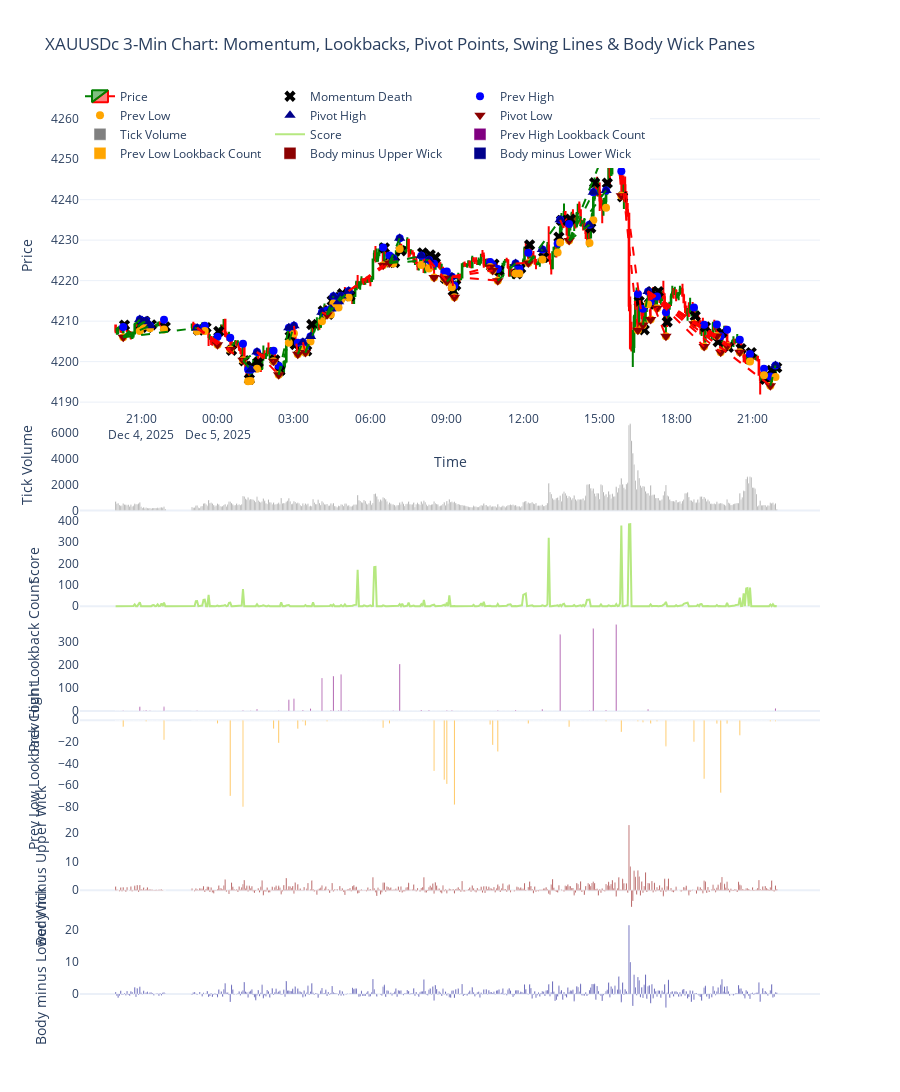

Notebook source saved alongside this figure:
### Code cell
import MetaTrader5 as mt5
import pandas as pd
import numpy as np
import plotly.graph_objects as go
from datetime import datetime, timedelta

# -------------------------
# 1. Initialize MT5
# -------------------------
if not mt5.initialize():
    print("MT5 initialization failed")
    mt5.shutdown()

# -------------------------
# 2. Fetch 3-minute data
# -------------------------
symbol = "XAUUSDc"
timeframe = mt5.TIMEFRAME_M3
n_bars = 500
utc_from = datetime.now() - timedelta(days=5)

rates = mt5.copy_rates_from(symbol, timeframe, utc_from, n_bars)
mt5.shutdown()

# -------------------------
# 3. Convert to DataFrame
# -------------------------
df = pd.DataFrame(rates)
df['time'] = pd.to_datetime(df['time'], unit='s')
df.set_index('time', inplace=True)
df = df[df.index.dayofweek < 5]

# -------------------------
# 4. Body / Wick Calculations (Body-Upper and Body-Lower panes)
# -------------------------
df['body'] = abs(df['close'] - df['open'])
df['upper_wick'] = df['high'] - df[['open','close']].max(axis=1)
df['lower_wick'] = df[['open','close']].min(axis=1) - df['low']
df['body_minus_upper'] = df['body'] - df['upper_wick']
df['body_minus_lower'] = df['body'] - df['lower_wick']

# -------------------------
# 5. Compute Infinite Lookback Score (momentum)
# -------------------------
scores = [0]
for i in range(1, len(df)):
    curr_vol = df['tick_volume'].iloc[i]
    prev_vol = df['tick_volume'].iloc[i - 1]

    if curr_vol <= prev_vol:
        scores.append(0)
        continue

    score = 0
    j = i - 1
    while j >= 0:
        if df['tick_volume'].iloc[j] < curr_vol:
            score += 1
            j -= 1
        else:
            break
    scores.append(score)

df['score'] = scores

# -------------------------
# 6. Detect Momentum Death Points (only if body-minus-upper and body-minus-lower positive)
# -------------------------
momentum_death_x = []
momentum_death_y = []

for i in range(1, len(df)):
    if df['score'].iloc[i - 1] > 0 and df['score'].iloc[i] == 0:
        if df['body_minus_upper'].iloc[i] > 0 and df['body_minus_lower'].iloc[i] > 0:
            momentum_death_x.append(df.index[i])
            momentum_death_y.append(df['close'].iloc[i])

# -------------------------
# 7. Conditional computation of prev high/low and pivots
# -------------------------
if len(momentum_death_x) > 0:
    # Detect prev high/low marks
    prev_high_x = []
    prev_high_y = []
    prev_low_x = []
    prev_low_y = []

    for i in range(1, len(df)):
        if df['score'].iloc[i - 1] > 0 and df['score'].iloc[i] == 0:
            if df['body_minus_upper'].iloc[i] > 0 and df['body_minus_lower'].iloc[i] > 0:
                prev_high_x.append(df.index[i - 1])
                prev_high_y.append(df['high'].iloc[i - 1])
                prev_low_x.append(df.index[i - 1])
                prev_low_y.append(df['low'].iloc[i - 1])

    # Compute Infinite-Left Lookback Count for Prev High
    prev_high_lookback_score = np.zeros(len(df))
    prev_high_indices = [df.index.get_loc(x) for x in prev_high_x]

    for idx in prev_high_indices:
        current_high = df['high'].iloc[idx]
        j = idx - 1
        lookback_count = 0
        while j >= 0:
            if df['low'].iloc[j] <= current_high <= df['high'].iloc[j]:
                break
            lookback_count += 1
            j -= 1
        prev_high_lookback_score[idx] = lookback_count

    df['prev_high_lookback_score'] = prev_high_lookback_score

    # Compute Infinite-Left Lookback Count for Prev Low (negative)
    prev_low_lookback_score = np.zeros(len(df))
    prev_low_indices = [df.index.get_loc(x) for x in prev_low_x]

    for idx in prev_low_indices:
        current_low = df['low'].iloc[idx]
        j = idx - 1
        lookback_count = 0
        while j >= 0:
            if df['low'].iloc[j] <= current_low <= df['high'].iloc[j]:
                break
            lookback_count += 1
            j -= 1
        prev_low_lookback_score[idx] = -lookback_count

    df['prev_low_lookback_score'] = prev_low_lookback_score

    # Determine Pivot Highs and Lows
    pivot_high_x = []
    pivot_high_y = []
    pivot_low_x = []
    pivot_low_y = []

    for i in range(len(df)):
        ph_score = df['prev_high_lookback_score'].iloc[i]
        pl_score = abs(df['prev_low_lookback_score'].iloc[i])

        if ph_score > pl_score and ph_score != 0:
            pivot_high_x.append(df.index[i])
            pivot_high_y.append(df['high'].iloc[i])
        elif pl_score > ph_score and pl_score != 0:
            pivot_low_x.append(df.index[i])
            pivot_low_y.append(df['low'].iloc[i])

    # Connect Pivot Points with Break Lines
    swing_lines = []

    pivot_points = sorted(
        [(x, y, 'high') for x, y in zip(pivot_high_x, pivot_high_y)] +
        [(x, y, 'low') for x, y in zip(pivot_low_x, pivot_low_y)],
        key=lambda t: t[0]
    )

    for i in range(len(pivot_points)):
        curr_time, curr_price, curr_type = pivot_points[i]

        for j in range(i - 1, -1, -1):
            prev_time, prev_price, prev_type = pivot_points[j]
            if prev_type != curr_type:
                line_color = 'green' if curr_type == 'high' else 'red'
                swing_lines.append({
                    'x0': prev_time, 'y0': prev_price,
                    'x1': curr_time, 'y1': curr_price,
                    'color': line_color
                })
                break
else:
    # No Momentum Death → no prev highs/lows/pivots
    prev_high_x = prev_high_y = prev_low_x = prev_low_y = []
    pivot_high_x = pivot_high_y = pivot_low_x = pivot_low_y = []
    swing_lines = []
    df['prev_high_lookback_score'] = np.zeros(len(df))
    df['prev_low_lookback_score'] = np.zeros(len(df))

# -------------------------
# 8. Plot 7-pane chart
# -------------------------
fig = go.Figure()

# Price pane
fig.add_trace(go.Candlestick(
    x=df.index,
    open=df['open'],
    high=df['high'],
    low=df['low'],
    close=df['close'],
    name='Price',
    increasing_line_color='green',
    decreasing_line_color='red'
))

# Momentum-death markers
fig.add_trace(go.Scatter(
    x=momentum_death_x,
    y=momentum_death_y,
    mode='markers',
    name='Momentum Death',
    marker=dict(size=10, color='black', symbol='x'),
    yaxis='y'
))

# Prev high/low circles
fig.add_trace(go.Scatter(
    x=prev_high_x,
    y=prev_high_y,
    mode='markers',
    name='Prev High',
    marker=dict(size=8, color='blue', symbol='circle'),
    yaxis='y'
))
fig.add_trace(go.Scatter(
    x=prev_low_x,
    y=prev_low_y,
    mode='markers',
    name='Prev Low',
    marker=dict(size=8, color='orange', symbol='circle'),
    yaxis='y'
))

# Pivot markers
fig.add_trace(go.Scatter(
    x=pivot_high_x,
    y=pivot_high_y,
    mode='markers',
    name='Pivot High',
    marker=dict(size=10, color='darkblue', symbol='triangle-up'),
    yaxis='y'
))
fig.add_trace(go.Scatter(
    x=pivot_low_x,
    y=pivot_low_y,
    mode='markers',
    name='Pivot Low',
    marker=dict(size=10, color='darkred', symbol='triangle-down'),
    yaxis='y'
))

# Add swing/break lines
for line in swing_lines:
    fig.add_shape(
        type='line',
        x0=line['x0'], y0=line['y0'],
        x1=line['x1'], y1=line['y1'],
        line=dict(color=line['color'], width=2, dash='dash'),
        xref='x', yref='y'
    )

# Tick Volume pane
fig.add_trace(go.Bar(
    x=df.index,
    y=df['tick_volume'],
    name='Tick Volume',
    marker_color='gray',
    yaxis='y2'
))

# Momentum score pane
fig.add_trace(go.Scatter(
    x=df.index,
    y=df['score'],
    mode='lines',
    name='Score',
    marker=dict(size=4),
    yaxis='y3'
))

# Prev High Lookback Count pane
fig.add_trace(go.Bar(
    x=df.index,
    y=df['prev_high_lookback_score'],
    name='Prev High Lookback Count',
    marker_color='purple',
    yaxis='y4'
))

# Prev Low Lookback Count pane
fig.add_trace(go.Bar(
    x=df.index,
    y=df['prev_low_lookback_score'],
    name='Prev Low Lookback Count',
    marker_color='orange',
    yaxis='y5'
))

# Body minus Upper Wick pane
fig.add_trace(go.Bar(
    x=df.index,
    y=df['body_minus_upper'],
    name='Body minus Upper Wick',
    marker_color='darkred',
    yaxis='y6'
))

# Body minus Lower Wick pane
fig.add_trace(go.Bar(
    x=df.index,
    y=df['body_minus_lower'],
    name='Body minus Lower Wick',
    marker_color='darkblue',
    yaxis='y7'
))

# Layout
fig.update_layout(
    template='plotly_white',
    title='XAUUSDc 3-Min Chart: Momentum, Lookbacks, Pivot Points, Swing Lines & Body Wick Panes',
    xaxis=dict(title='Time', rangeslider=dict(visible=False)),

    yaxis=dict(title='Price', domain=[0.66, 1]),
    yaxis2=dict(title='Tick Volume', domain=[0.55, 0.65], showgrid=False),
    yaxis3=dict(title='Score', domain=[0.44, 0.54], showgrid=False),
    yaxis4=dict(title='Prev High Lookback Count', domain=[0.33, 0.43], showgrid=False),
    yaxis5=dict(title='Prev Low Lookback Count', domain=[0.22, 0.32], showgrid=False),
    yaxis6=dict(title='Body minus Upper Wick', domain=[0.11, 0.21], showgrid=False),
    yaxis7=dict(title='Body minus Lower Wick', domain=[0.00, 0.10], showgrid=False),

    height=1400,
    legend=dict(orientation='h', y=1.02, x=0)
)

fig.show()

### Figure 1 — Plotly figure (JSON) as saved in the notebook; plotly's stock layout.template omitted (floating-point values rounded to 4 significant figures; data arrays with more than 128 entries replaced by an {"elided": "..."} marker saying what was removed)
{"data": [{"close": {"elided": "500 float values"}, "decreasing": {"line": {"color": "red"}}, "high": {"elided": "500 float values"}, "increasing": {"line": {"color": "green"}}, "low": {"elided": "500 float values"}, "name": "Price", "open": {"elided": "500 float values"}, "type": "candlestick", "x": {"elided": "500 str values"}}, {"marker": {"color": "black", "size": 10, "symbol": "x"}, "mode": "markers", "name": "Momentum Death", "type": "scatter", "x": ["2025-12-04T20:21:00", "2025-12-04T21:00:00", "2025-12-04T21:09:00", "2025-12-04T21:15:00", "2025-12-04T21:24:00", "2025-12-04T21:57:00", "2025-12-04T23:15:00", "2025-12-04T23:33:00", "2025-12-05T00:03:00", "2025-12-05T00:33:00", "2025-12-05T01:03:00", "2025-12-05T01:15:00", "2025-12-05T01:21:00", "2025-12-05T01:36:00", "2025-12-05T02:15:00", "2025-12-05T02:27:00", "2025-12-05T02:51:00", "2025-12-05T03:03:00", "2025-12-05T03:12:00", "2025-12-05T03:24:00", "2025-12-05T03:30:00", "2025-12-05T03:42:00", "2025-12-05T04:09:00", "2025-12-05T04:21:00", "2025-12-05T04:30:00", "2025-12-05T04:36:00", "2025-12-05T04:48:00", "2025-12-05T04:54:00", "2025-12-05T05:12:00", "2025-12-05T06:33:00", "2025-12-05T06:48:00", "2025-12-05T06:57:00", "2025-12-05T07:12:00", "2025-12-05T08:03:00", "2025-12-05T08:21:00", "2025-12-05T08:33:00", "2025-12-05T08:57:00", "2025-12-05T09:03:00", "2025-12-05T09:15:00", "2025-12-05T09:21:00", "2025-12-05T10:45:00", "2025-12-05T10:51:00", "2025-12-05T11:03:00", "2025-12-05T11:45:00", "2025-12-05T11:54:00", "2025-12-05T12:15:00", "2025-12-05T12:48:00", "2025-12-05T13:24:00", "2025-12-05T13:30:00", "2025-12-05T13:51:00", "2025-12-05T14:39:00", "2025-12-05T14:48:00", "2025-12-05T15:18:00", "2025-12-05T15:42:00", "2025-12-05T15:54:00", "2025-12-05T16:33:00", "2025-12-05T16:45:00", "2025-12-05T16:57:00", "2025-12-05T17:03:00", "2025-12-05T17:18:00", "2025-12-05T17:39:00", "2025-12-05T18:45:00", "2025-12-05T19:09:00", "2025-12-05T19:39:00", "2025-12-05T19:48:00", "2025-12-05T20:03:00", "2025-12-05T20:33:00", "2025-12-05T20:57:00", "2025-12-05T21:30:00", "2025-12-05T21:45:00", "2025-12-05T21:57:00"], "y": [4209.0, 4209.0, 4210.0, 4208.0, 4209.0, 4209.0, 4208.0, 4208.0, 4207.0, 4203.0, 4200.0, 4196.0, 4199.0, 4200.0, 4200.0, 4198.0, 4206.0, 4204.0, 4203.0, 4203.0, 4203.0, 4209.0, 4213.0, 4212.0, 4215.0, 4214.0, 4216.0, 4217.0, 4216.0, 4228.0, 4225.0, 4224.0, 4227.0, 4227.0, 4226.0, 4226.0, 4221.0, 4220.0, 4217.0, 4219.0, 4224.0, 4224.0, 4222.0, 4222.0, 4223.0, 4229.0, 4226.0, 4231.0, 4235.0, 4235.0, 4233.0, 4244.0, 4244.0, 4254.0, 4241.0, 4215.0, 4208.0, 4214.0, 4217.0, 4217.0, 4210.0, 4211.0, 4209.0, 4205.0, 4207.0, 4204.0, 4203.0, 4202.0, 4196.0, 4198.0, 4199.0], "yaxis": "y"}, {"marker": {"color": "blue", "size": 8, "symbol": "circle"}, "mode": "markers", "name": "Prev High", "type": "scatter", "x": ["2025-12-04T20:18:00", "2025-12-04T20:57:00", "2025-12-04T21:06:00", "2025-12-04T21:12:00", "2025-12-04T21:21:00", "2025-12-04T21:54:00", "2025-12-04T23:12:00", "2025-12-04T23:30:00", "2025-12-05T00:00:00", "2025-12-05T00:30:00", "2025-12-05T01:00:00", "2025-12-05T01:12:00", "2025-12-05T01:18:00", "2025-12-05T01:33:00", "2025-12-05T02:12:00", "2025-12-05T02:24:00", "2025-12-05T02:48:00", "2025-12-05T03:00:00", "2025-12-05T03:09:00", "2025-12-05T03:21:00", "2025-12-05T03:27:00", "2025-12-05T03:39:00", "2025-12-05T04:06:00", "2025-12-05T04:18:00", "2025-12-05T04:27:00", "2025-12-05T04:33:00", "2025-12-05T04:45:00", "2025-12-05T04:51:00", "2025-12-05T05:09:00", "2025-12-05T06:30:00", "2025-12-05T06:45:00", "2025-12-05T06:54:00", "2025-12-05T07:09:00", "2025-12-05T08:00:00", "2025-12-05T08:18:00", "2025-12-05T08:30:00", "2025-12-05T08:54:00", "2025-12-05T09:00:00", "2025-12-05T09:12:00", "2025-12-05T09:18:00", "2025-12-05T10:42:00", "2025-12-05T10:48:00", "2025-12-05T11:00:00", "2025-12-05T11:42:00", "2025-12-05T11:51:00", "2025-12-05T12:12:00", "2025-12-05T12:45:00", "2025-12-05T13:21:00", "2025-12-05T13:27:00", "2025-12-05T13:48:00", "2025-12-05T14:36:00", "2025-12-05T14:45:00", "2025-12-05T15:15:00", "2025-12-05T15:39:00", "2025-12-05T15:51:00", "2025-12-05T16:30:00", "2025-12-05T16:42:00", "2025-12-05T16:54:00", "2025-12-05T17:00:00", "2025-12-05T17:15:00", "2025-12-05T17:36:00", "2025-12-05T18:42:00", "2025-12-05T19:06:00", "2025-12-05T19:36:00", "2025-12-05T19:45:00", "2025-12-05T20:00:00", "2025-12-05T20:30:00", "2025-12-05T20:54:00", "2025-12-05T21:27:00", "2025-12-05T21:42:00", "2025-12-05T21:54:00"], "y": [4209.0, 4210.0, 4210.0, 4210.0, 4209.0, 4210.0, 4208.0, 4209.0, 4206.0, 4206.0, 4204.0, 4198.0, 4198.0, 4202.0, 4203.0, 4199.0, 4208.0, 4209.0, 4205.0, 4205.0, 4204.0, 4206.0, 4212.0, 4213.0, 4213.0, 4216.0, 4215.0, 4216.0, 4217.0, 4228.0, 4226.0, 4226.0, 4230.0, 4226.0, 4225.0, 4224.0, 4222.0, 4222.0, 4221.0, 4219.0, 4225.0, 4224.0, 4223.0, 4224.0, 4223.0, 4227.0, 4228.0, 4229.0, 4235.0, 4234.0, 4234.0, 4242.0, 4242.0, 4259.0, 4247.0, 4217.0, 4213.0, 4217.0, 4215.0, 4216.0, 4212.0, 4213.0, 4209.0, 4209.0, 4206.0, 4208.0, 4205.0, 4202.0, 4198.0, 4196.0, 4199.0], "yaxis": "y"}, {"marker": {"color": "orange", "size": 8, "symbol": "circle"}, "mode": "markers", "name": "Prev Low", "type": "scatter", "x": ["2025-12-04T20:18:00", "2025-12-04T20:57:00", "2025-12-04T21:06:00", "2025-12-04T21:12:00", "2025-12-04T21:21:00", "2025-12-04T21:54:00", "2025-12-04T23:12:00", "2025-12-04T23:30:00", "2025-12-05T00:00:00", "2025-12-05T00:30:00", "2025-12-05T01:00:00", "2025-12-05T01:12:00", "2025-12-05T01:18:00", "2025-12-05T01:33:00", "2025-12-05T02:12:00", "2025-12-05T02:24:00", "2025-12-05T02:48:00", "2025-12-05T03:00:00", "2025-12-05T03:09:00", "2025-12-05T03:21:00", "2025-12-05T03:27:00", "2025-12-05T03:39:00", "2025-12-05T04:06:00", "2025-12-05T04:18:00", "2025-12-05T04:27:00", "2025-12-05T04:33:00", "2025-12-05T04:45:00", "2025-12-05T04:51:00", "2025-12-05T05:09:00", "2025-12-05T06:30:00", "2025-12-05T06:45:00", "2025-12-05T06:54:00", "2025-12-05T07:09:00", "2025-12-05T08:00:00", "2025-12-05T08:18:00", "2025-12-05T08:30:00", "2025-12-05T08:54:00", "2025-12-05T09:00:00", "2025-12-05T09:12:00", "2025-12-05T09:18:00", "2025-12-05T10:42:00", "2025-12-05T10:48:00", "2025-12-05T11:00:00", "2025-12-05T11:42:00", "2025-12-05T11:51:00", "2025-12-05T12:12:00", "2025-12-05T12:45:00", "2025-12-05T13:21:00", "2025-12-05T13:27:00", "2025-12-05T13:48:00", "2025-12-05T14:36:00", "2025-12-05T14:45:00", "2025-12-05T15:15:00", "2025-12-05T15:39:00", "2025-12-05T15:51:00", "2025-12-05T16:30:00", "2025-12-05T16:42:00", "2025-12-05T16:54:00", "2025-12-05T17:00:00", "2025-12-05T17:15:00", "2025-12-05T17:36:00", "2025-12-05T18:42:00", "2025-12-05T19:06:00", "2025-12-05T19:36:00", "2025-12-05T19:45:00", "2025-12-05T20:00:00", "2025-12-05T20:30:00", "2025-12-05T20:54:00", "2025-12-05T21:27:00", "2025-12-05T21:42:00", "2025-12-05T21:54:00"], "y": [4206.0, 4208.0, 4209.0, 4209.0, 4208.0, 4208.0, 4208.0, 4208.0, 4204.0, 4203.0, 4200.0, 4195.0, 4195.0, 4198.0, 4200.0, 4197.0, 4205.0, 4207.0, 4202.0, 4203.0, 4202.0, 4205.0, 4210.0, 4212.0, 4212.0, 4214.0, 4213.0, 4215.0, 4216.0, 4224.0, 4224.0, 4224.0, 4228.0, 4224.0, 4223.0, 4221.0, 4221.0, 4220.0, 4218.0, 4216.0, 4223.0, 4223.0, 4220.0, 4222.0, 4222.0, 4224.0, 4225.0, 4227.0, 4229.0, 4230.0, 4229.0, 4235.0, 4238.0, 4256.0, 4241.0, 4208.0, 4209.0, 4214.0, 4210.0, 4213.0, 4206.0, 4209.0, 4204.0, 4206.0, 4202.0, 4204.0, 4202.0, 4200.0, 4197.0, 4194.0, 4196.0], "yaxis": "y"}, {"marker": {"color": "darkblue", "size": 10, "symbol": "triangle-up"}, "mode": "markers", "name": "Pivot High", "type": "scatter", "x": ["2025-12-04T20:57:00", "2025-12-04T21:06:00", "2025-12-04T21:12:00", "2025-12-04T21:21:00", "2025-12-04T23:12:00", "2025-12-05T01:18:00", "2025-12-05T01:33:00", "2025-12-05T02:48:00", "2025-12-05T03:00:00", "2025-12-05T03:21:00", "2025-12-05T03:39:00", "2025-12-05T04:06:00", "2025-12-05T04:27:00", "2025-12-05T04:33:00", "2025-12-05T04:45:00", "2025-12-05T04:51:00", "2025-12-05T05:09:00", "2025-12-05T06:54:00", "2025-12-05T07:09:00", "2025-12-05T08:00:00", "2025-12-05T08:18:00", "2025-12-05T09:12:00", "2025-12-05T11:42:00", "2025-12-05T12:45:00", "2025-12-05T13:27:00", "2025-12-05T14:36:00", "2025-12-05T14:45:00", "2025-12-05T15:15:00", "2025-12-05T15:39:00", "2025-12-05T16:54:00", "2025-12-05T21:54:00"], "y": [4210.0, 4210.0, 4210.0, 4209.0, 4208.0, 4198.0, 4202.0, 4208.0, 4209.0, 4205.0, 4206.0, 4212.0, 4213.0, 4216.0, 4215.0, 4216.0, 4217.0, 4226.0, 4230.0, 4226.0, 4225.0, 4221.0, 4224.0, 4228.0, 4235.0, 4234.0, 4242.0, 4242.0, 4259.0, 4217.0, 4199.0], "yaxis": "y"}, {"marker": {"color": "darkred", "size": 10, "symbol": "triangle-down"}, "mode": "markers", "name": "Pivot Low", "type": "scatter", "x": ["2025-12-04T20:18:00", "2025-12-05T00:00:00", "2025-12-05T00:30:00", "2025-12-05T01:00:00", "2025-12-05T02:12:00", "2025-12-05T02:24:00", "2025-12-05T03:09:00", "2025-12-05T03:27:00", "2025-12-05T04:18:00", "2025-12-05T06:30:00", "2025-12-05T06:45:00", "2025-12-05T08:30:00", "2025-12-05T08:54:00", "2025-12-05T09:00:00", "2025-12-05T09:18:00", "2025-12-05T10:42:00", "2025-12-05T10:48:00", "2025-12-05T11:00:00", "2025-12-05T12:12:00", "2025-12-05T13:48:00", "2025-12-05T15:51:00", "2025-12-05T16:30:00", "2025-12-05T16:42:00", "2025-12-05T17:00:00", "2025-12-05T17:15:00", "2025-12-05T17:36:00", "2025-12-05T18:42:00", "2025-12-05T19:06:00", "2025-12-05T19:36:00", "2025-12-05T19:45:00", "2025-12-05T20:00:00", "2025-12-05T20:30:00", "2025-12-05T21:42:00"], "y": [4206.0, 4204.0, 4203.0, 4200.0, 4200.0, 4197.0, 4202.0, 4202.0, 4212.0, 4224.0, 4224.0, 4221.0, 4221.0, 4220.0, 4216.0, 4223.0, 4223.0, 4220.0, 4224.0, 4230.0, 4241.0, 4208.0, 4209.0, 4210.0, 4213.0, 4206.0, 4209.0, 4204.0, 4206.0, 4202.0, 4204.0, 4202.0, 4194.0], "yaxis": "y"}, {"marker": {"color": "gray"}, "name": "Tick Volume", "type": "bar", "x": {"elided": "500 str values"}, "y": {"elided": "500 int values"}, "yaxis": "y2"}, {"marker": {"size": 4}, "mode": "lines", "name": "Score", "type": "scatter", "x": {"elided": "500 str values"}, "y": {"elided": "500 int values"}, "yaxis": "y3"}, {"marker": {"color": "purple"}, "name": "Prev High Lookback Count", "type": "bar", "x": {"elided": "500 str values"}, "y": {"elided": "500 float values"}, "yaxis": "y4"}, {"marker": {"color": "orange"}, "name": "Prev Low Lookback Count", "type": "bar", "x": {"elided": "500 str values"}, "y": {"elided": "500 float values"}, "yaxis": "y5"}, {"marker": {"color": "darkred"}, "name": "Body minus Upper Wick", "type": "bar", "x": {"elided": "500 str values"}, "y": {"elided": "500 float values"}, "yaxis": "y6"}, {"marker": {"color": "darkblue"}, "name": "Body minus Lower Wick", "type": "bar", "x": {"elided": "500 str values"}, "y": {"elided": "500 float values"}, "yaxis": "y7"}], "layout": {"height": 1400, "legend": {"orientation": "h", "x": 0, "y": 1.02}, "shapes": [{"line": {"color": "green", "dash": "dash", "width": 2}, "type": "line", "x0": "2025-12-04T20:18:00", "x1": "2025-12-04T20:57:00", "xref": "x", "y0": 4206.0, "y1": 4210.0, "yref": "y"}, {"line": {"color": "green", "dash": "dash", "width": 2}, "type": "line", "x0": "2025-12-04T20:18:00", "x1": "2025-12-04T21:06:00", "xref": "x", "y0": 4206.0, "y1": 4210.0, "yref": "y"}, {"line": {"color": "green", "dash": "dash", "width": 2}, "type": "line", "x0": "2025-12-04T20:18:00", "x1": "2025-12-04T21:12:00", "xref": "x", "y0": 4206.0, "y1": 4210.0, "yref": "y"}, {"line": {"color": "green", "dash": "dash", "width": 2}, "type": "line", "x0": "2025-12-04T20:18:00", "x1": "2025-12-04T21:21:00", "xref": "x", "y0": 4206.0, "y1": 4209.0, "yref": "y"}, {"line": {"color": "green", "dash": "dash", "width": 2}, "type": "line", "x0": "2025-12-04T20:18:00", "x1": "2025-12-04T23:12:00", "xref": "x", "y0": 4206.0, "y1": 4208.0, "yref": "y"}, {"line": {"color": "red", "dash": "dash", "width": 2}, "type": "line", "x0": "2025-12-04T23:12:00", "x1": "2025-12-05T00:00:00", "xref": "x", "y0": 4208.0, "y1": 4204.0, "yref": "y"}, {"line": {"color": "red", "dash": "dash", "width": 2}, "type": "line", "x0": "2025-12-04T23:12:00", "x1": "2025-12-05T00:30:00", "xref": "x", "y0": 4208.0, "y1": 4203.0, "yref": "y"}, {"line": {"color": "red", "dash": "dash", "width": 2}, "type": "line", "x0": "2025-12-04T23:12:00", "x1": "2025-12-05T01:00:00", "xref": "x", "y0": 4208.0, "y1": 4200.0, "yref": "y"}, {"line": {"color": "green", "dash": "dash", "width": 2}, "type": "line", "x0": "2025-12-05T01:00:00", "x1": "2025-12-05T01:18:00", "xref": "x", "y0": 4200.0, "y1": 4198.0, "yref": "y"}, {"line": {"color": "green", "dash": "dash", "width": 2}, "type": "line", "x0": "2025-12-05T01:00:00", "x1": "2025-12-05T01:33:00", "xref": "x", "y0": 4200.0, "y1": 4202.0, "yref": "y"}, {"line": {"color": "red", "dash": "dash", "width": 2}, "type": "line", "x0": "2025-12-05T01:33:00", "x1": "2025-12-05T02:12:00", "xref": "x", "y0": 4202.0, "y1": 4200.0, "yref": "y"}, {"line": {"color": "red", "dash": "dash", "width": 2}, "type": "line", "x0": "2025-12-05T01:33:00", "x1": "2025-12-05T02:24:00", "xref": "x", "y0": 4202.0, "y1": 4197.0, "yref": "y"}, {"line": {"color": "green", "dash": "dash", "width": 2}, "type": "line", "x0": "2025-12-05T02:24:00", "x1": "2025-12-05T02:48:00", "xref": "x", "y0": 4197.0, "y1": 4208.0, "yref": "y"}, {"line": {"color": "green", "dash": "dash", "width": 2}, "type": "line", "x0": "2025-12-05T02:24:00", "x1": "2025-12-05T03:00:00", "xref": "x", "y0": 4197.0, "y1": 4209.0, "yref": "y"}, {"line": {"color": "red", "dash": "dash", "width": 2}, "type": "line", "x0": "2025-12-05T03:00:00", "x1": "2025-12-05T03:09:00", "xref": "x", "y0": 4209.0, "y1": 4202.0, "yref": "y"}, {"line": {"color": "green", "dash": "dash", "width": 2}, "type": "line", "x0": "2025-12-05T03:09:00", "x1": "2025-12-05T03:21:00", "xref": "x", "y0": 4202.0, "y1": 4205.0, "yref": "y"}, {"line": {"color": "red", "dash": "dash", "width": 2}, "type": "line", "x0": "2025-12-05T03:21:00", "x1": "2025-12-05T03:27:00", "xref": "x", "y0": 4205.0, "y1": 4202.0, "yref": "y"}, {"line": {"color": "green", "dash": "dash", "width": 2}, "type": "line", "x0": "2025-12-05T03:27:00", "x1": "2025-12-05T03:39:00", "xref": "x", "y0": 4202.0, "y1": 4206.0, "yref": "y"}, {"line": {"color": "green", "dash": "dash", "width": 2}, "type": "line", "x0": "2025-12-05T03:27:00", "x1": "2025-12-05T04:06:00", "xref": "x", "y0": 4202.0, "y1": 4212.0, "yref": "y"}, {"line": {"color": "red", "dash": "dash", "width": 2}, "type": "line", "x0": "2025-12-05T04:06:00", "x1": "2025-12-05T04:18:00", "xref": "x", "y0": 4212.0, "y1": 4212.0, "yref": "y"}, {"line": {"color": "green", "dash": "dash", "width": 2}, "type": "line", "x0": "2025-12-05T04:18:00", "x1": "2025-12-05T04:27:00", "xref": "x", "y0": 4212.0, "y1": 4213.0, "yref": "y"}, {"line": {"color": "green", "dash": "dash", "width": 2}, "type": "line", "x0": "2025-12-05T04:18:00", "x1": "2025-12-05T04:33:00", "xref": "x", "y0": 4212.0, "y1": 4216.0, "yref": "y"}, {"line": {"color": "green", "dash": "dash", "width": 2}, "type": "line", "x0": "2025-12-05T04:18:00", "x1": "2025-12-05T04:45:00", "xref": "x", "y0": 4212.0, "y1": 4215.0, "yref": "y"}, {"line": {"color": "green", "dash": "dash", "width": 2}, "type": "line", "x0": "2025-12-05T04:18:00", "x1": "2025-12-05T04:51:00", "xref": "x", "y0": 4212.0, "y1": 4216.0, "yref": "y"}, {"line": {"color": "green", "dash": "dash", "width": 2}, "type": "line", "x0": "2025-12-05T04:18:00", "x1": "2025-12-05T05:09:00", "xref": "x", "y0": 4212.0, "y1": 4217.0, "yref": "y"}, {"line": {"color": "red", "dash": "dash", "width": 2}, "type": "line", "x0": "2025-12-05T05:09:00", "x1": "2025-12-05T06:30:00", "xref": "x", "y0": 4217.0, "y1": 4224.0, "yref": "y"}, {"line": {"color": "red", "dash": "dash", "width": 2}, "type": "line", "x0": "2025-12-05T05:09:00", "x1": "2025-12-05T06:45:00", "xref": "x", "y0": 4217.0, "y1": 4224.0, "yref": "y"}, {"line": {"color": "green", "dash": "dash", "width": 2}, "type": "line", "x0": "2025-12-05T06:45:00", "x1": "2025-12-05T06:54:00", "xref": "x", "y0": 4224.0, "y1": 4226.0, "yref": "y"}, {"line": {"color": "green", "dash": "dash", "width": 2}, "type": "line", "x0": "2025-12-05T06:45:00", "x1": "2025-12-05T07:09:00", "xref": "x", "y0": 4224.0, "y1": 4230.0, "yref": "y"}, {"line": {"color": "green", "dash": "dash", "width": 2}, "type": "line", "x0": "2025-12-05T06:45:00", "x1": "2025-12-05T08:00:00", "xref": "x", "y0": 4224.0, "y1": 4226.0, "yref": "y"}, {"line": {"color": "green", "dash": "dash", "width": 2}, "type": "line", "x0": "2025-12-05T06:45:00", "x1": "2025-12-05T08:18:00", "xref": "x", "y0": 4224.0, "y1": 4225.0, "yref": "y"}, {"line": {"color": "red", "dash": "dash", "width": 2}, "type": "line", "x0": "2025-12-05T08:18:00", "x1": "2025-12-05T08:30:00", "xref": "x", "y0": 4225.0, "y1": 4221.0, "yref": "y"}, {"line": {"color": "red", "dash": "dash", "width": 2}, "type": "line", "x0": "2025-12-05T08:18:00", "x1": "2025-12-05T08:54:00", "xref": "x", "y0": 4225.0, "y1": 4221.0, "yref": "y"}, {"line": {"color": "red", "dash": "dash", "width": 2}, "type": "line", "x0": "2025-12-05T08:18:00", "x1": "2025-12-05T09:00:00", "xref": "x", "y0": 4225.0, "y1": 4220.0, "yref": "y"}, {"line": {"color": "green", "dash": "dash", "width": 2}, "type": "line", "x0": "2025-12-05T09:00:00", "x1": "2025-12-05T09:12:00", "xref": "x", "y0": 4220.0, "y1": 4221.0, "yref": "y"}, {"line": {"color": "red", "dash": "dash", "width": 2}, "type": "line", "x0": "2025-12-05T09:12:00", "x1": "2025-12-05T09:18:00", "xref": "x", "y0": 4221.0, "y1": 4216.0, "yref": "y"}, {"line": {"color": "red", "dash": "dash", "width": 2}, "type": "line", "x0": "2025-12-05T09:12:00", "x1": "2025-12-05T10:42:00", "xref": "x", "y0": 4221.0, "y1": 4223.0, "yref": "y"}, {"line": {"color": "red", "dash": "dash", "width": 2}, "type": "line", "x0": "2025-12-05T09:12:00", "x1": "2025-12-05T10:48:00", "xref": "x", "y0": 4221.0, "y1": 4223.0, "yref": "y"}, {"line": {"color": "red", "dash": "dash", "width": 2}, "type": "line", "x0": "2025-12-05T09:12:00", "x1": "2025-12-05T11:00:00", "xref": "x", "y0": 4221.0, "y1": 4220.0, "yref": "y"}, {"line": {"color": "green", "dash": "dash", "width": 2}, "type": "line", "x0": "2025-12-05T11:00:00", "x1": "2025-12-05T11:42:00", "xref": "x", "y0": 4220.0, "y1": 4224.0, "yref": "y"}, {"line": {"color": "red", "dash": "dash", "width": 2}, "type": "line", "x0": "2025-12-05T11:42:00", "x1": "2025-12-05T12:12:00", "xref": "x", "y0": 4224.0, "y1": 4224.0, "yref": "y"}, {"line": {"color": "green", "dash": "dash", "width": 2}, "type": "line", "x0": "2025-12-05T12:12:00", "x1": "2025-12-05T12:45:00", "xref": "x", "y0": 4224.0, "y1": 4228.0, "yref": "y"}, {"line": {"color": "green", "dash": "dash", "width": 2}, "type": "line", "x0": "2025-12-05T12:12:00", "x1": "2025-12-05T13:27:00", "xref": "x", "y0": 4224.0, "y1": 4235.0, "yref": "y"}, {"line": {"color": "red", "dash": "dash", "width": 2}, "type": "line", "x0": "2025-12-05T13:27:00", "x1": "2025-12-05T13:48:00", "xref": "x", "y0": 4235.0, "y1": 4230.0, "yref": "y"}, {"line": {"color": "green", "dash": "dash", "width": 2}, "type": "line", "x0": "2025-12-05T13:48:00", "x1": "2025-12-05T14:36:00", "xref": "x", "y0": 4230.0, "y1": 4234.0, "yref": "y"}, {"line": {"color": "green", "dash": "dash", "width": 2}, "type": "line", "x0": "2025-12-05T13:48:00", "x1": "2025-12-05T14:45:00", "xref": "x", "y0": 4230.0, "y1": 4242.0, "yref": "y"}, {"line": {"color": "green", "dash": "dash", "width": 2}, "type": "line", "x0": "2025-12-05T13:48:00", "x1": "2025-12-05T15:15:00", "xref": "x", "y0": 4230.0, "y1": 4242.0, "yref": "y"}, {"line": {"color": "green", "dash": "dash", "width": 2}, "type": "line", "x0": "2025-12-05T13:48:00", "x1": "2025-12-05T15:39:00", "xref": "x", "y0": 4230.0, "y1": 4259.0, "yref": "y"}, {"line": {"color": "red", "dash": "dash", "width": 2}, "type": "line", "x0": "2025-12-05T15:39:00", "x1": "2025-12-05T15:51:00", "xref": "x", "y0": 4259.0, "y1": 4241.0, "yref": "y"}, {"line": {"color": "red", "dash": "dash", "width": 2}, "type": "line", "x0": "2025-12-05T15:39:00", "x1": "2025-12-05T16:30:00", "xref": "x", "y0": 4259.0, "y1": 4208.0, "yref": "y"}, {"line": {"color": "red", "dash": "dash", "width": 2}, "type": "line", "x0": "2025-12-05T15:39:00", "x1": "2025-12-05T16:42:00", "xref": "x", "y0": 4259.0, "y1": 4209.0, "yref": "y"}, {"line": {"color": "green", "dash": "dash", "width": 2}, "type": "line", "x0": "2025-12-05T16:42:00", "x1": "2025-12-05T16:54:00", "xref": "x", "y0": 4209.0, "y1": 4217.0, "yref": "y"}, {"line": {"color": "red", "dash": "dash", "width": 2}, "type": "line", "x0": "2025-12-05T16:54:00", "x1": "2025-12-05T17:00:00", "xref": "x", "y0": 4217.0, "y1": 4210.0, "yref": "y"}, {"line": {"color": "red", "dash": "dash", "width": 2}, "type": "line", "x0": "2025-12-05T16:54:00", "x1": "2025-12-05T17:15:00", "xref": "x", "y0": 4217.0, "y1": 4213.0, "yref": "y"}, {"line": {"color": "red", "dash": "dash", "width": 2}, "type": "line", "x0": "2025-12-05T16:54:00", "x1": "2025-12-05T17:36:00", "xref": "x", "y0": 4217.0, "y1": 4206.0, "yref": "y"}, {"line": {"color": "red", "dash": "dash", "width": 2}, "type": "line", "x0": "2025-12-05T16:54:00", "x1": "2025-12-05T18:42:00", "xref": "x", "y0": 4217.0, "y1": 4209.0, "yref": "y"}, {"line": {"color": "red", "dash": "dash", "width": 2}, "type": "line", "x0": "2025-12-05T16:54:00", "x1": "2025-12-05T19:06:00", "xref": "x", "y0": 4217.0, "y1": 4204.0, "yref": "y"}, {"line": {"color": "red", "dash": "dash", "width": 2}, "type": "line", "x0": "2025-12-05T16:54:00", "x1": "2025-12-05T19:36:00", "xref": "x", "y0": 4217.0, "y1": 4206.0, "yref": "y"}, {"line": {"color": "red", "dash": "dash", "width": 2}, "type": "line", "x0": "2025-12-05T16:54:00", "x1": "2025-12-05T19:45:00", "xref": "x", "y0": 4217.0, "y1": 4202.0, "yref": "y"}, {"line": {"color": "red", "dash": "dash", "width": 2}, "type": "line", "x0": "2025-12-05T16:54:00", "x1": "2025-12-05T20:00:00", "xref": "x", "y0": 4217.0, "y1": 4204.0, "yref": "y"}, {"line": {"color": "red", "dash": "dash", "width": 2}, "type": "line", "x0": "2025-12-05T16:54:00", "x1": "2025-12-05T20:30:00", "xref": "x", "y0": 4217.0, "y1": 4202.0, "yref": "y"}, {"line": {"color": "red", "dash": "dash", "width": 2}, "type": "line", "x0": "2025-12-05T16:54:00", "x1": "2025-12-05T21:42:00", "xref": "x", "y0": 4217.0, "y1": 4194.0, "yref": "y"}, {"line": {"color": "green", "dash": "dash", "width": 2}, "type": "line", "x0": "2025-12-05T21:42:00", "x1": "2025-12-05T21:54:00", "xref": "x", "y0": 4194.0, "y1": 4199.0, "yref": "y"}], "title": {"text": "XAUUSDc 3-Min Chart: Momentum, Lookbacks, Pivot Points, Swing Lines & Body Wick Panes"}, "xaxis": {"rangeslider": {"visible": false}, "title": {"text": "Time"}}, "yaxis": {"domain": [0.66, 1], "title": {"text": "Price"}}, "yaxis2": {"domain": [0.55, 0.65], "showgrid": false, "title": {"text": "Tick Volume"}}, "yaxis3": {"domain": [0.44, 0.54], "showgrid": false, "title": {"text": "Score"}}, "yaxis4": {"domain": [0.33, 0.43], "showgrid": false, "title": {"text": "Prev High Lookback Count"}}, "yaxis5": {"domain": [0.22, 0.32], "showgrid": false, "title": {"text": "Prev Low Lookback Count"}}, "yaxis6": {"domain": [0.11, 0.21], "showgrid": false, "title": {"text": "Body minus Upper Wick"}}, "yaxis7": {"domain": [0, 0.1], "showgrid": false, "title": {"text": "Body minus Lower Wick"}}}}
